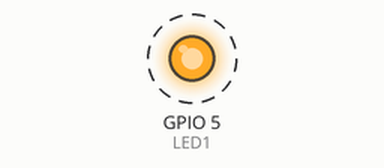
This program was run on a simulated Raspberry Pi (BCM pin numbers). On the bench: output pins drawn as LEDs (lit = HIGH). Dashed ring = blinking.

Above: at 0.2 s.
Timing chart, 0 to 3.0 s (numbered marks = the images above):
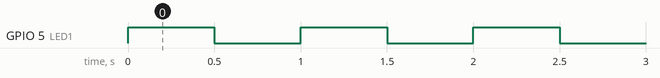

The program:

gpio_led2.py
```python
import RPi.GPIO as g
import time

LED1 = 5
g.setmode(g.BCM)
g.setup(LED1, g.OUT)

try:
    while True:
        g.output(LED1, True)
        time.sleep(0.5)
        g.output(LED1, False)
        time.sleep(0.5)
finally:
    g.cleanup()
```

Measured:
- by itself, GPIO 5 (LED1): alternates HIGH for 0.50 s and LOW for 0.50 s
